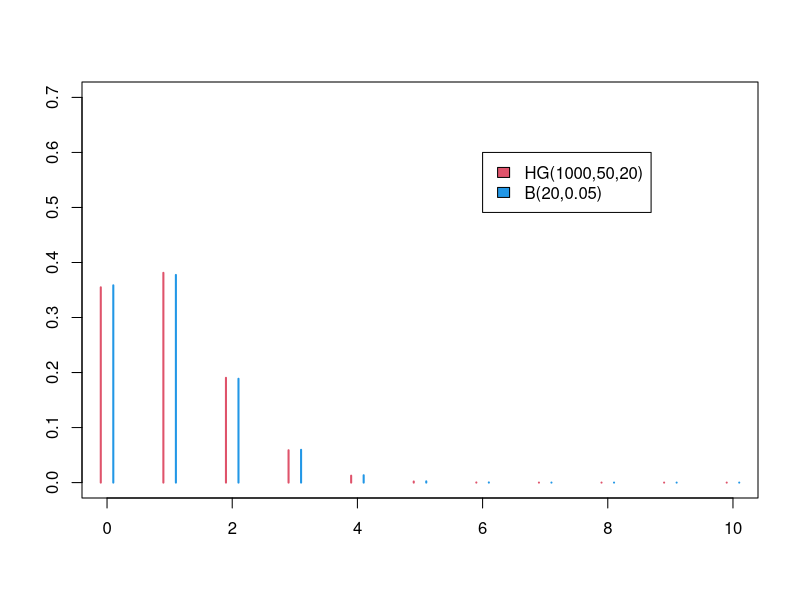

Write the R code that produced this figure.
x<-0:20
par(new=T)
plot(x-0.1,dhyper(x,50,950,20),type="h",xlim=c(0,10),ylim=c(0,0.7),
     col=2, lwd=2, xlab=" ", ylab=" ")
lines(x+0.1,dbinom(x, 20, 0.05), type="h",xlim=c(0,10),ylim=c(0,0.7),
          col=4, lwd=2, xlab=" ", ylab=" ")
legend("top",legend=c("HG(1000,50,20)","B(20,0.05)"),
       fill=c(2,4),x=6, y=0.6)
